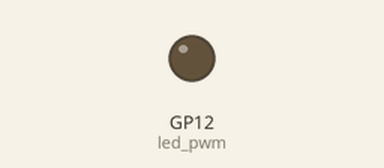
Bench run of a program on a simulated Raspberry Pi Pico running CircuitPython. Parts: output pins drawn as LEDs (lit = HIGH).

Above: at 0.05 s.
At 5.0 s:
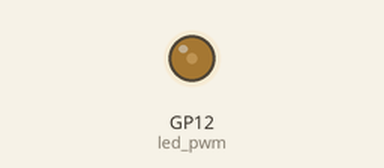
At 7.5 s:
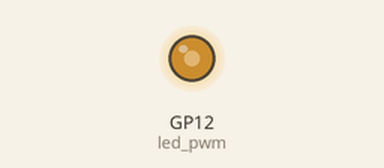
At 10.0 s:
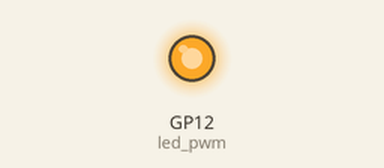
Timing chart, 0 to 13.0 s (numbered marks = the images above):
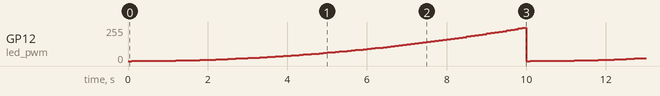

Measured:
- by itself, GP12 (led_pwm): ramps from 0/255 to 250/255 and jumps back, once every 10.0 s

The program:

04_analog_output.py
```python
import board
import pwmio
import time

# Define the LED pin
led_pin = board.GP12
led_pwm = pwmio.PWMOut(led_pin, frequency=1000, duty_cycle=0)


while True:
    for i in range(100):
        led_pwm.duty_cycle = int((i / 100) ** 2 * 65535)	#smooth fading for leds
        time.sleep(0.1)

while True:
    for i in range(100):
        led_pwm.duty_cycle = int((percentage / 100) * 65535)	# more linear function
        time.sleep(0.01)
```
